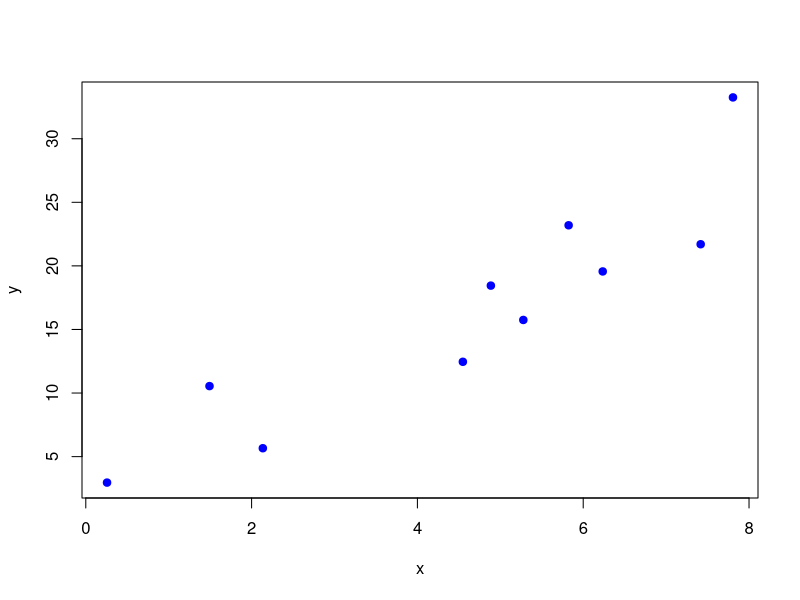
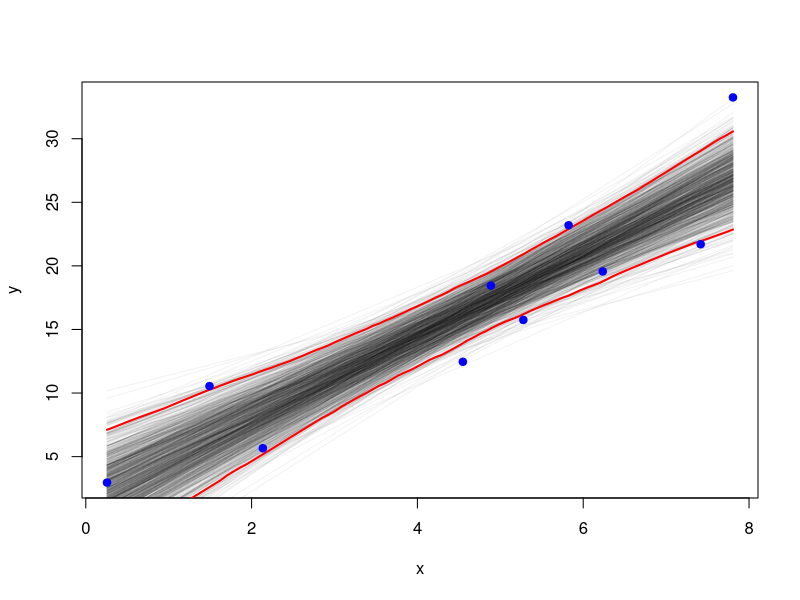

These charts were generated, in order, by the following R code:
## ---- chunk 1
# general options:
knitr::knit_hooks$set(margin = function(before, options, envir) {
  if (before) par(mgp = c(1.5, .5, 0), bty = "n", plt = c(.105, .97, .13, .97))
  else NULL
})

knitr::opts_chunk$set(margin = TRUE, prompt = TRUE, comment = "",
                      collapse = TRUE, cache = TRUE, autodep = TRUE,
                      dev.args = list(pointsize = 11), fig.height = 3.5,
                      fig.width = 4.24725, fig.retina = 2, fig.align = "center")

## ---- chunk 2
x <- 10 * runif(10)
y <- rnorm(10, mean = 2 + 3 * x, 3)
## ---- chunk 3
plot(y ~ x, col = "blue", pch = 19)
## ---- chunk 4
model <- lm(y ~ x)
## ---- chunk 5
xr <- 100
nb <- 1000
ci <- .95
eps <- (1 - ci) / 2
xs <- seq(min(x), max(x), length = xr)
coef_val <- MASS::mvrnorm(nb, coef(model), vcov(model))
ys <- t(coef_val %*% rbind(1, xs))
predconf <- t(apply(ys, 1, quantile, c(eps, 1 - eps)))
## ---- chunk 6
plot(y ~ x, type = "n")
matlines(xs, ys, col = adjustcolor("black", .05), lty = 1)
matlines(xs, predconf, col = "red", lty = 1, lwd = 2)
points(y ~ x, col = "blue", pch = 19)
